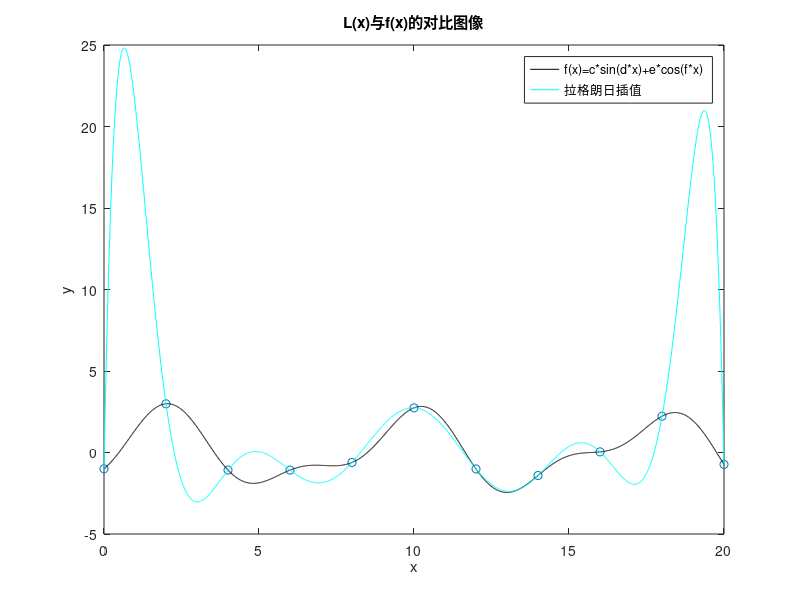

MATLAB code to generate this figure:
clc
clear
close

%% 初始化参数
a = 0;                      % 左边界
b = 20;                     % 右边界
c = 2;
d = 0.8;
e = -1;
f = 1.5;
n = 10;                     % [a,b]区间内平均划分数量
xi = linspace(a,b,n+1);     % 在[a,b]之间共取n+1个数据点（中间有n-1个）
yi = c*sin(d*xi)+e*cos(f*xi);   % 准确的函数值
len = length(xi);           % 向量xi的长度
plot(xi,yi,'o');            % 绘制散点图
hold on
resX0 = xi(1):0.01:xi(end);
resY0 = c*sin(d*resX0)+e*cos(f*resX0);
h0 = plot(resX0,resY0,'k');
hold on
xlabel('x')
ylabel('y')
title('L(x)与f(x)的对比图像')
hold on

%% 拉格朗日插值
u = [1 -xi(2)];             % u存放多项式系数
under = (xi(1) - xi(2));
for k=3:len
    v = [1 -xi(k)];         % v存放多次式系数
    u = conv(u,v);          % conv代表对两个多项式相乘
    under = under*(xi(1)-xi(k));
end
u = u/under;
u = u*yi(1);
temp1 = u;                  % 第一个项的结果

under = 1;
for k=2:len
    u = [1 -xi(1)];
    under = (xi(k)-xi(1));
    for j=2:len
        if j~=k
            v = [1 -xi(j)];
            u = conv(u,v);
            under = under*(xi(k)-xi(j));
        end
    end
    u = u/under;
    u = u*yi(k);
    temp2 = u;
    temp1 = temp1+temp2;
end
resX2 = xi(1):0.01:xi(end);
resY2 = polyval(temp1,resX2);
h2 = plot(resX2,resY2,'c');
hold on
legend([h0,h2],'f(x)=c*sin(d*x)+e*cos(f*x)','拉格朗日插值')

%% 计算平均误差
m = 20;                     % 实验点的个数
testxi = linspace(a,b,m);   % 在[a,b]之间共取m个实验点
testyi = c*sin(d*testxi)+e*cos(f*testxi);
testlen = length(testxi);
testY2 = polyval(temp1,testxi);
testerror2 = testyi-testY2;
% disp(testerror2);
Aver_error = 0;             % 平均误差
for i=1:testlen
    Aver_error = Aver_error+abs(testerror2(i));
end
Aver_error = Aver_error/testlen;
disp(Aver_error);